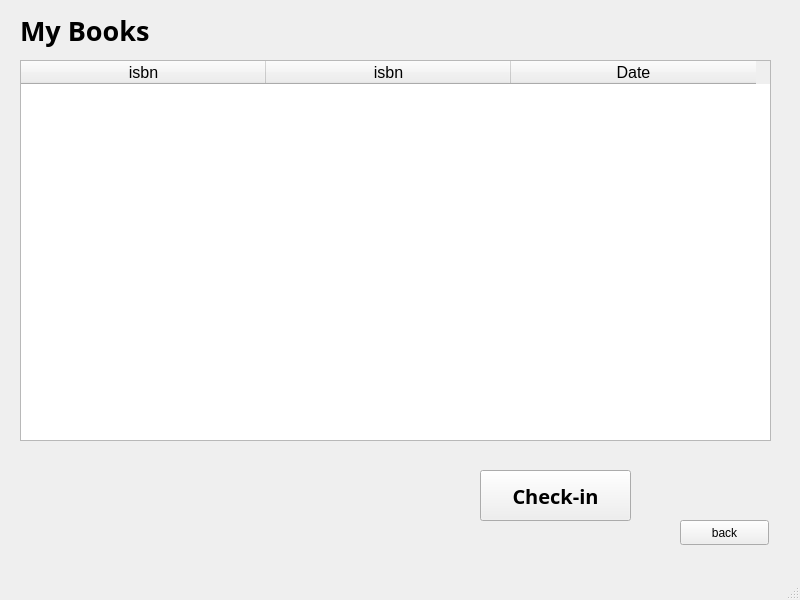
<?xml version="1.0" encoding="UTF-8"?>
<ui version="4.0">
 <class>MyBooksWindow</class>
 <widget class="QMainWindow" name="MyBooksWindow">
  <property name="geometry">
   <rect>
    <x>0</x>
    <y>0</y>
    <width>800</width>
    <height>600</height>
   </rect>
  </property>
  <property name="windowTitle">
   <string>MainWindow</string>
  </property>
  <widget class="QWidget" name="centralwidget">
   <widget class="QPushButton" name="button_back">
    <property name="geometry">
     <rect>
      <x>680</x>
      <y>520</y>
      <width>89</width>
      <height>25</height>
     </rect>
    </property>
    <property name="text">
     <string>back</string>
    </property>
   </widget>
   <widget class="QLabel" name="label">
    <property name="geometry">
     <rect>
      <x>20</x>
      <y>0</y>
      <width>361</width>
      <height>61</height>
     </rect>
    </property>
    <property name="font">
     <font>
      <family>Umpush</family>
      <pointsize>20</pointsize>
      <weight>75</weight>
      <bold>true</bold>
     </font>
    </property>
    <property name="text">
     <string>My Books</string>
    </property>
   </widget>
   <widget class="QTableWidget" name="tableWidget">
    <property name="geometry">
     <rect>
      <x>20</x>
      <y>60</y>
      <width>751</width>
      <height>381</height>
     </rect>
    </property>
    <property name="font">
     <font>
      <pointsize>12</pointsize>
     </font>
    </property>
    <property name="sizeAdjustPolicy">
     <enum>QAbstractScrollArea::AdjustToContents</enum>
    </property>
    <property name="columnCount">
     <number>3</number>
    </property>
    <attribute name="horizontalHeaderDefaultSectionSize">
     <number>245</number>
    </attribute>
    <column>
     <property name="text">
      <string>isbn</string>
     </property>
    </column>
    <column>
     <property name="text">
      <string>isbn</string>
     </property>
    </column>
    <column>
     <property name="text">
      <string>Date</string>
     </property>
    </column>
   </widget>
   <widget class="QPushButton" name="button_checkin">
    <property name="geometry">
     <rect>
      <x>480</x>
      <y>470</y>
      <width>151</width>
      <height>51</height>
     </rect>
    </property>
    <property name="font">
     <font>
      <family>Umpush</family>
      <pointsize>15</pointsize>
      <weight>75</weight>
      <bold>true</bold>
     </font>
    </property>
    <property name="text">
     <string>Check-in</string>
    </property>
   </widget>
  </widget>
  <widget class="QStatusBar" name="statusbar"/>
 </widget>
 <resources/>
 <connections/>
</ui>
